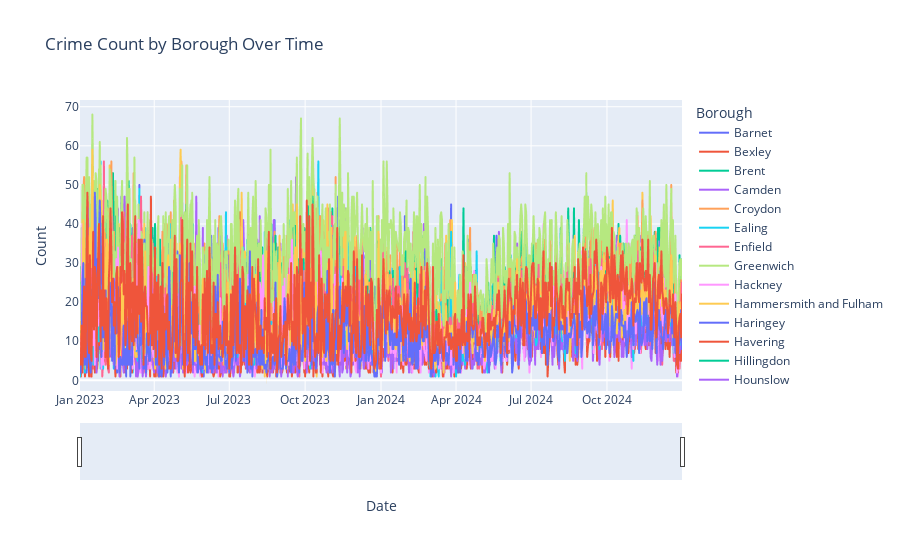

The cell this chart's notebook holds for it:
### Markdown cell above
### Crime Count by Borough over time

### Code cell
# Group by Date and Borough and count the number of occurrences
grouped = df.groupby(['Date', 'Borough']).size().reset_index(name='Count')

# Now plot
fig = px.line(grouped, x='Date', y='Count', color='Borough',
              title='Crime Count by Borough Over Time')
fig.update_xaxes(rangeslider_visible=True)
fig.show()

### Figure 1 — Plotly figure (JSON) as saved in the notebook; plotly's stock layout.template omitted (floating-point values rounded to 4 significant figures; data arrays with more than 128 entries replaced by an {"elided": "..."} marker saying what was removed)
{"data": [{"hovertemplate": "Borough=Barnet<br>Date=%{x}<br>Count=%{y}<extra></extra>", "legendgroup": "Barnet", "line": {"color": "#636efa", "dash": "solid"}, "marker": {"symbol": "circle"}, "mode": "lines", "name": "Barnet", "showlegend": true, "type": "scattergl", "x": {"elided": "731 str values"}, "xaxis": "x", "y": {"elided": "731 int values"}, "yaxis": "y"}, {"hovertemplate": "Borough=Bexley<br>Date=%{x}<br>Count=%{y}<extra></extra>", "legendgroup": "Bexley", "line": {"color": "#EF553B", "dash": "solid"}, "marker": {"symbol": "circle"}, "mode": "lines", "name": "Bexley", "showlegend": true, "type": "scattergl", "x": {"elided": "727 str values"}, "xaxis": "x", "y": {"elided": "727 int values"}, "yaxis": "y"}, {"hovertemplate": "Borough=Brent<br>Date=%{x}<br>Count=%{y}<extra></extra>", "legendgroup": "Brent", "line": {"color": "#00cc96", "dash": "solid"}, "marker": {"symbol": "circle"}, "mode": "lines", "name": "Brent", "showlegend": true, "type": "scattergl", "x": {"elided": "731 str values"}, "xaxis": "x", "y": {"elided": "731 int values"}, "yaxis": "y"}, {"hovertemplate": "Borough=Camden<br>Date=%{x}<br>Count=%{y}<extra></extra>", "legendgroup": "Camden", "line": {"color": "#ab63fa", "dash": "solid"}, "marker": {"symbol": "circle"}, "mode": "lines", "name": "Camden", "showlegend": true, "type": "scattergl", "x": {"elided": "731 str values"}, "xaxis": "x", "y": {"elided": "731 int values"}, "yaxis": "y"}, {"hovertemplate": "Borough=Croydon<br>Date=%{x}<br>Count=%{y}<extra></extra>", "legendgroup": "Croydon", "line": {"color": "#FFA15A", "dash": "solid"}, "marker": {"symbol": "circle"}, "mode": "lines", "name": "Croydon", "showlegend": true, "type": "scattergl", "x": {"elided": "730 str values"}, "xaxis": "x", "y": {"elided": "730 int values"}, "yaxis": "y"}, {"hovertemplate": "Borough=Ealing<br>Date=%{x}<br>Count=%{y}<extra></extra>", "legendgroup": "Ealing", "line": {"color": "#19d3f3", "dash": "solid"}, "marker": {"symbol": "circle"}, "mode": "lines", "name": "Ealing", "showlegend": true, "type": "scattergl", "x": {"elided": "730 str values"}, "xaxis": "x", "y": {"elided": "730 int values"}, "yaxis": "y"}, {"hovertemplate": "Borough=Enfield<br>Date=%{x}<br>Count=%{y}<extra></extra>", "legendgroup": "Enfield", "line": {"color": "#FF6692", "dash": "solid"}, "marker": {"symbol": "circle"}, "mode": "lines", "name": "Enfield", "showlegend": true, "type": "scattergl", "x": {"elided": "730 str values"}, "xaxis": "x", "y": {"elided": "730 int values"}, "yaxis": "y"}, {"hovertemplate": "Borough=Greenwich<br>Date=%{x}<br>Count=%{y}<extra></extra>", "legendgroup": "Greenwich", "line": {"color": "#B6E880", "dash": "solid"}, "marker": {"symbol": "circle"}, "mode": "lines", "name": "Greenwich", "showlegend": true, "type": "scattergl", "x": {"elided": "731 str values"}, "xaxis": "x", "y": {"elided": "731 int values"}, "yaxis": "y"}, {"hovertemplate": "Borough=Hackney<br>Date=%{x}<br>Count=%{y}<extra></extra>", "legendgroup": "Hackney", "line": {"color": "#FF97FF", "dash": "solid"}, "marker": {"symbol": "circle"}, "mode": "lines", "name": "Hackney", "showlegend": true, "type": "scattergl", "x": {"elided": "731 str values"}, "xaxis": "x", "y": {"elided": "731 int values"}, "yaxis": "y"}, {"hovertemplate": "Borough=Hammersmith and Fulham<br>Date=%{x}<br>Count=%{y}<extra></extra>", "legendgroup": "Hammersmith and Fulham", "line": {"color": "#FECB52", "dash": "solid"}, "marker": {"symbol": "circle"}, "mode": "lines", "name": "Hammersmith and Fulham", "showlegend": true, "type": "scattergl", "x": {"elided": "730 str values"}, "xaxis": "x", "y": {"elided": "730 int values"}, "yaxis": "y"}, {"hovertemplate": "Borough=Haringey<br>Date=%{x}<br>Count=%{y}<extra></extra>", "legendgroup": "Haringey", "line": {"color": "#636efa", "dash": "solid"}, "marker": {"symbol": "circle"}, "mode": "lines", "name": "Haringey", "showlegend": true, "type": "scattergl", "x": {"elided": "731 str values"}, "xaxis": "x", "y": {"elided": "731 int values"}, "yaxis": "y"}, {"hovertemplate": "Borough=Havering<br>Date=%{x}<br>Count=%{y}<extra></extra>", "legendgroup": "Havering", "line": {"color": "#EF553B", "dash": "solid"}, "marker": {"symbol": "circle"}, "mode": "lines", "name": "Havering", "showlegend": true, "type": "scattergl", "x": {"elided": "730 str values"}, "xaxis": "x", "y": {"elided": "730 int values"}, "yaxis": "y"}, {"hovertemplate": "Borough=Hillingdon<br>Date=%{x}<br>Count=%{y}<extra></extra>", "legendgroup": "Hillingdon", "line": {"color": "#00cc96", "dash": "solid"}, "marker": {"symbol": "circle"}, "mode": "lines", "name": "Hillingdon", "showlegend": true, "type": "scattergl", "x": {"elided": "731 str values"}, "xaxis": "x", "y": {"elided": "731 int values"}, "yaxis": "y"}, {"hovertemplate": "Borough=Hounslow<br>Date=%{x}<br>Count=%{y}<extra></extra>", "legendgroup": "Hounslow", "line": {"color": "#ab63fa", "dash": "solid"}, "marker": {"symbol": "circle"}, "mode": "lines", "name": "Hounslow", "showlegend": true, "type": "scattergl", "x": {"elided": "731 str values"}, "xaxis": "x", "y": {"elided": "731 int values"}, "yaxis": "y"}, {"hovertemplate": "Borough=Islington<br>Date=%{x}<br>Count=%{y}<extra></extra>", "legendgroup": "Islington", "line": {"color": "#FFA15A", "dash": "solid"}, "marker": {"symbol": "circle"}, "mode": "lines", "name": "Islington", "showlegend": true, "type": "scattergl", "x": {"elided": "731 str values"}, "xaxis": "x", "y": {"elided": "731 int values"}, "yaxis": "y"}, {"hovertemplate": "Borough=Kensington and Chelsea<br>Date=%{x}<br>Count=%{y}<extra></extra>", "legendgroup": "Kensington and Chelsea", "line": {"color": "#19d3f3", "dash": "solid"}, "marker": {"symbol": "circle"}, "mode": "lines", "name": "Kensington and Chelsea", "showlegend": true, "type": "scattergl", "x": {"elided": "730 str values"}, "xaxis": "x", "y": {"elided": "730 int values"}, "yaxis": "y"}, {"hovertemplate": "Borough=Kingston upon Thames<br>Date=%{x}<br>Count=%{y}<extra></extra>", "legendgroup": "Kingston upon Thames", "line": {"color": "#FF6692", "dash": "solid"}, "marker": {"symbol": "circle"}, "mode": "lines", "name": "Kingston upon Thames", "showlegend": true, "type": "scattergl", "x": {"elided": "730 str values"}, "xaxis": "x", "y": {"elided": "730 int values"}, "yaxis": "y"}, {"hovertemplate": "Borough=Lambeth<br>Date=%{x}<br>Count=%{y}<extra></extra>", "legendgroup": "Lambeth", "line": {"color": "#B6E880", "dash": "solid"}, "marker": {"symbol": "circle"}, "mode": "lines", "name": "Lambeth", "showlegend": true, "type": "scattergl", "x": {"elided": "731 str values"}, "xaxis": "x", "y": {"elided": "731 int values"}, "yaxis": "y"}, {"hovertemplate": "Borough=Merton<br>Date=%{x}<br>Count=%{y}<extra></extra>", "legendgroup": "Merton", "line": {"color": "#FF97FF", "dash": "solid"}, "marker": {"symbol": "circle"}, "mode": "lines", "name": "Merton", "showlegend": true, "type": "scattergl", "x": {"elided": "728 str values"}, "xaxis": "x", "y": {"elided": "728 int values"}, "yaxis": "y"}, {"hovertemplate": "Borough=Newham<br>Date=%{x}<br>Count=%{y}<extra></extra>", "legendgroup": "Newham", "line": {"color": "#FECB52", "dash": "solid"}, "marker": {"symbol": "circle"}, "mode": "lines", "name": "Newham", "showlegend": true, "type": "scattergl", "x": {"elided": "731 str values"}, "xaxis": "x", "y": {"elided": "731 int values"}, "yaxis": "y"}, {"hovertemplate": "Borough=Redbridge<br>Date=%{x}<br>Count=%{y}<extra></extra>", "legendgroup": "Redbridge", "line": {"color": "#636efa", "dash": "solid"}, "marker": {"symbol": "circle"}, "mode": "lines", "name": "Redbridge", "showlegend": true, "type": "scattergl", "x": {"elided": "730 str values"}, "xaxis": "x", "y": {"elided": "730 int values"}, "yaxis": "y"}, {"hovertemplate": "Borough=Richmond upon Thames<br>Date=%{x}<br>Count=%{y}<extra></extra>", "legendgroup": "Richmond upon Thames", "line": {"color": "#EF553B", "dash": "solid"}, "marker": {"symbol": "circle"}, "mode": "lines", "name": "Richmond upon Thames", "showlegend": true, "type": "scattergl", "x": {"elided": "725 str values"}, "xaxis": "x", "y": {"elided": "725 int values"}, "yaxis": "y"}, {"hovertemplate": "Borough=Southwark<br>Date=%{x}<br>Count=%{y}<extra></extra>", "legendgroup": "Southwark", "line": {"color": "#00cc96", "dash": "solid"}, "marker": {"symbol": "circle"}, "mode": "lines", "name": "Southwark", "showlegend": true, "type": "scattergl", "x": {"elided": "731 str values"}, "xaxis": "x", "y": {"elided": "731 int values"}, "yaxis": "y"}, {"hovertemplate": "Borough=Sutton<br>Date=%{x}<br>Count=%{y}<extra></extra>", "legendgroup": "Sutton", "line": {"color": "#ab63fa", "dash": "solid"}, "marker": {"symbol": "circle"}, "mode": "lines", "name": "Sutton", "showlegend": true, "type": "scattergl", "x": {"elided": "723 str values"}, "xaxis": "x", "y": {"elided": "723 int values"}, "yaxis": "y"}, {"hovertemplate": "Borough=Tower Hamlets<br>Date=%{x}<br>Count=%{y}<extra></extra>", "legendgroup": "Tower Hamlets", "line": {"color": "#FFA15A", "dash": "solid"}, "marker": {"symbol": "circle"}, "mode": "lines", "name": "Tower Hamlets", "showlegend": true, "type": "scattergl", "x": {"elided": "731 str values"}, "xaxis": "x", "y": {"elided": "731 int values"}, "yaxis": "y"}, {"hovertemplate": "Borough=Waltham Forest<br>Date=%{x}<br>Count=%{y}<extra></extra>", "legendgroup": "Waltham Forest", "line": {"color": "#19d3f3", "dash": "solid"}, "marker": {"symbol": "circle"}, "mode": "lines", "name": "Waltham Forest", "showlegend": true, "type": "scattergl", "x": {"elided": "731 str values"}, "xaxis": "x", "y": {"elided": "731 int values"}, "yaxis": "y"}, {"hovertemplate": "Borough=Wandsworth<br>Date=%{x}<br>Count=%{y}<extra></extra>", "legendgroup": "Wandsworth", "line": {"color": "#FF6692", "dash": "solid"}, "marker": {"symbol": "circle"}, "mode": "lines", "name": "Wandsworth", "showlegend": true, "type": "scattergl", "x": {"elided": "730 str values"}, "xaxis": "x", "y": {"elided": "730 int values"}, "yaxis": "y"}, {"hovertemplate": "Borough=Westminster<br>Date=%{x}<br>Count=%{y}<extra></extra>", "legendgroup": "Westminster", "line": {"color": "#B6E880", "dash": "solid"}, "marker": {"symbol": "circle"}, "mode": "lines", "name": "Westminster", "showlegend": true, "type": "scattergl", "x": {"elided": "731 str values"}, "xaxis": "x", "y": {"elided": "731 int values"}, "yaxis": "y"}, {"hovertemplate": "Borough=Barking and Dagenham<br>Date=%{x}<br>Count=%{y}<extra></extra>", "legendgroup": "Barking and Dagenham", "line": {"color": "#FF97FF", "dash": "solid"}, "marker": {"symbol": "circle"}, "mode": "lines", "name": "Barking and Dagenham", "showlegend": true, "type": "scattergl", "x": {"elided": "730 str values"}, "xaxis": "x", "y": {"elided": "730 int values"}, "yaxis": "y"}, {"hovertemplate": "Borough=Bromley<br>Date=%{x}<br>Count=%{y}<extra></extra>", "legendgroup": "Bromley", "line": {"color": "#FECB52", "dash": "solid"}, "marker": {"symbol": "circle"}, "mode": "lines", "name": "Bromley", "showlegend": true, "type": "scattergl", "x": {"elided": "729 str values"}, "xaxis": "x", "y": {"elided": "729 int values"}, "yaxis": "y"}, {"hovertemplate": "Borough=Harrow<br>Date=%{x}<br>Count=%{y}<extra></extra>", "legendgroup": "Harrow", "line": {"color": "#636efa", "dash": "solid"}, "marker": {"symbol": "circle"}, "mode": "lines", "name": "Harrow", "showlegend": true, "type": "scattergl", "x": {"elided": "730 str values"}, "xaxis": "x", "y": {"elided": "730 int values"}, "yaxis": "y"}, {"hovertemplate": "Borough=Lewisham<br>Date=%{x}<br>Count=%{y}<extra></extra>", "legendgroup": "Lewisham", "line": {"color": "#EF553B", "dash": "solid"}, "marker": {"symbol": "circle"}, "mode": "lines", "name": "Lewisham", "showlegend": true, "type": "scattergl", "x": {"elided": "729 str values"}, "xaxis": "x", "y": {"elided": "729 int values"}, "yaxis": "y"}], "layout": {"legend": {"title": {"text": "Borough"}, "tracegroupgap": 0}, "title": {"text": "Crime Count by Borough Over Time"}, "xaxis": {"anchor": "y", "domain": [0, 1], "rangeslider": {"visible": true}, "title": {"text": "Date"}}, "yaxis": {"anchor": "x", "domain": [0, 1], "title": {"text": "Count"}}}}
